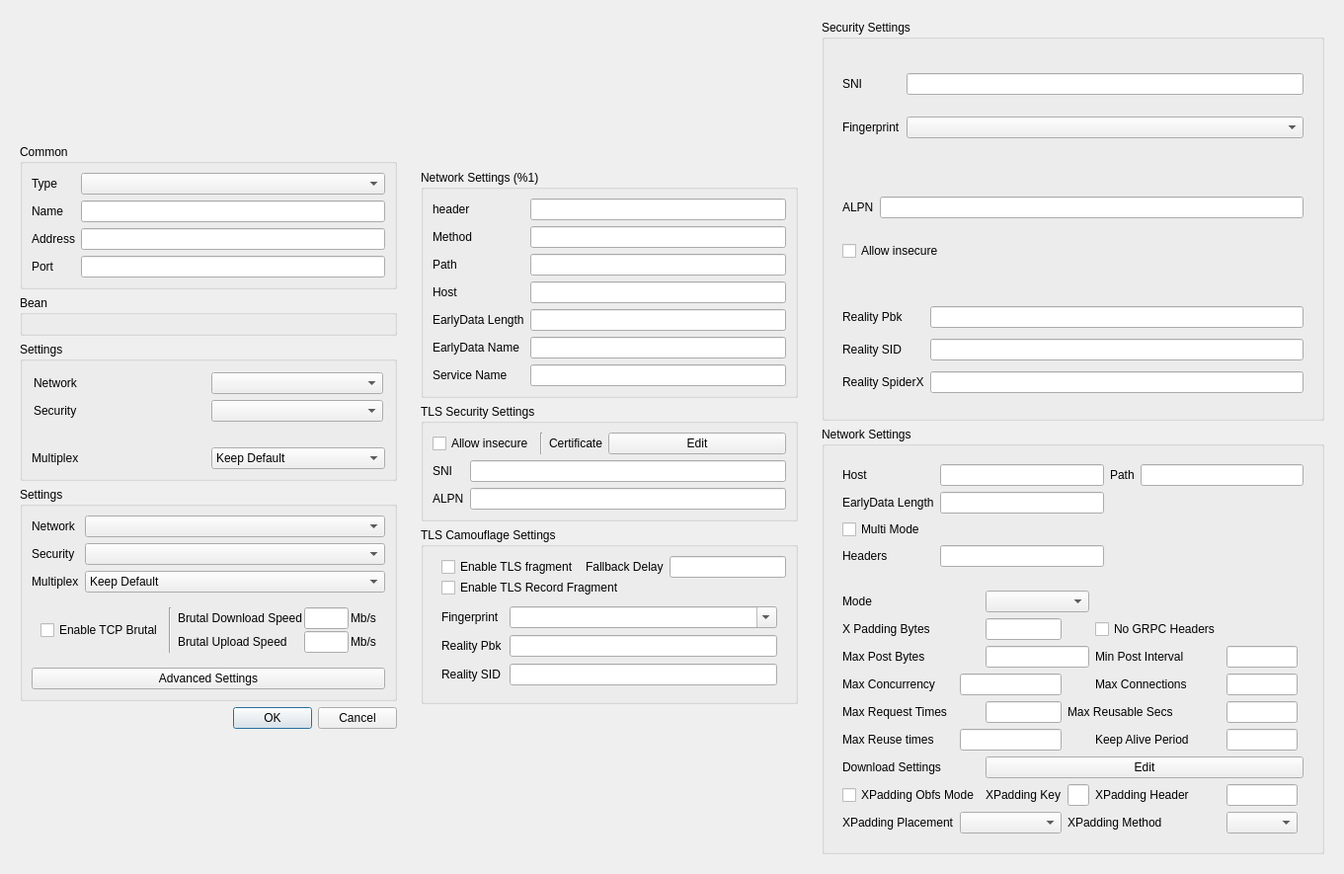
<?xml version="1.0" encoding="UTF-8"?>
<ui version="4.0">
 <class>DialogEditProfile</class>
 <widget class="QDialog" name="DialogEditProfile">
  <property name="geometry">
   <rect>
    <x>0</x>
    <y>0</y>
    <width>1307</width>
    <height>885</height>
   </rect>
  </property>
  <property name="sizePolicy">
   <sizepolicy hsizetype="Preferred" vsizetype="Preferred">
    <horstretch>0</horstretch>
    <verstretch>0</verstretch>
   </sizepolicy>
  </property>
  <property name="minimumSize">
   <size>
    <width>0</width>
    <height>0</height>
   </size>
  </property>
  <property name="windowTitle">
   <string>Edit</string>
  </property>
  <layout class="QHBoxLayout" name="dialog_layout">
   <item>
    <widget class="QWidget" name="left_w" native="true">
     <property name="sizePolicy">
      <sizepolicy hsizetype="Minimum" vsizetype="Maximum">
       <horstretch>0</horstretch>
       <verstretch>0</verstretch>
      </sizepolicy>
     </property>
     <property name="minimumSize">
      <size>
       <width>400</width>
       <height>0</height>
      </size>
     </property>
     <layout class="QVBoxLayout" name="left">
      <property name="sizeConstraint">
       <enum>QLayout::SizeConstraint::SetDefaultConstraint</enum>
      </property>
      <item>
       <widget class="QGroupBox" name="groupBox">
        <property name="sizePolicy">
         <sizepolicy hsizetype="Preferred" vsizetype="Maximum">
          <horstretch>0</horstretch>
          <verstretch>0</verstretch>
         </sizepolicy>
        </property>
        <property name="title">
         <string>Common</string>
        </property>
        <layout class="QVBoxLayout" name="verticalLayout_3">
         <item>
          <layout class="QGridLayout" name="gridLayout_2">
           <item row="2" column="1">
            <widget class="MyLineEdit" name="address"/>
           </item>
           <item row="1" column="1">
            <widget class="MyLineEdit" name="name"/>
           </item>
           <item row="3" column="1">
            <widget class="QLineEdit" name="port"/>
           </item>
           <item row="0" column="0">
            <widget class="QLabel" name="type_l">
             <property name="text">
              <string>Type</string>
             </property>
            </widget>
           </item>
           <item row="3" column="0">
            <widget class="QLabel" name="port_l">
             <property name="text">
              <string>Port</string>
             </property>
            </widget>
           </item>
           <item row="2" column="0">
            <widget class="QLabel" name="address_l">
             <property name="text">
              <string>Address</string>
             </property>
            </widget>
           </item>
           <item row="1" column="0">
            <widget class="QLabel" name="label">
             <property name="text">
              <string>Name</string>
             </property>
            </widget>
           </item>
           <item row="0" column="1">
            <widget class="QComboBox" name="type"/>
           </item>
          </layout>
         </item>
        </layout>
       </widget>
      </item>
      <item>
       <widget class="QGroupBox" name="bean">
        <property name="sizePolicy">
         <sizepolicy hsizetype="Preferred" vsizetype="Maximum">
          <horstretch>0</horstretch>
          <verstretch>0</verstretch>
         </sizepolicy>
        </property>
        <property name="title">
         <string notr="true">Bean</string>
        </property>
        <layout class="QVBoxLayout" name="verticalLayout_4">
         <item>
          <widget class="QWidget" name="fake" native="true"/>
         </item>
        </layout>
       </widget>
      </item>
      <item>
       <widget class="QGroupBox" name="xray_settings_box">
        <property name="title">
         <string>Settings</string>
        </property>
        <layout class="QVBoxLayout" name="verticalLayout_9">
         <property name="leftMargin">
          <number>0</number>
         </property>
         <property name="topMargin">
          <number>0</number>
         </property>
         <property name="rightMargin">
          <number>0</number>
         </property>
         <property name="bottomMargin">
          <number>0</number>
         </property>
         <item>
          <widget class="QWidget" name="widget_4" native="true">
           <layout class="QGridLayout" name="gridLayout_4">
            <property name="leftMargin">
             <number>11</number>
            </property>
            <property name="topMargin">
             <number>11</number>
            </property>
            <property name="rightMargin">
             <number>11</number>
            </property>
            <property name="bottomMargin">
             <number>11</number>
            </property>
            <item row="0" column="0">
             <widget class="QLabel" name="label_9">
              <property name="text">
               <string>Network</string>
              </property>
             </widget>
            </item>
            <item row="0" column="1">
             <widget class="QComboBox" name="xray_network"/>
            </item>
            <item row="1" column="0">
             <widget class="QLabel" name="label_10">
              <property name="text">
               <string>Security</string>
              </property>
             </widget>
            </item>
            <item row="1" column="1">
             <widget class="QComboBox" name="xray_security"/>
            </item>
           </layout>
          </widget>
         </item>
         <item>
          <widget class="QWidget" name="xray_mux_box" native="true">
           <layout class="QGridLayout" name="gridLayout_8">
            <item row="0" column="0">
             <widget class="QLabel" name="label_17">
              <property name="text">
               <string>Multiplex</string>
              </property>
             </widget>
            </item>
            <item row="0" column="1">
             <widget class="QComboBox" name="xray_mux">
              <item>
               <property name="text">
                <string>Keep Default</string>
               </property>
              </item>
              <item>
               <property name="text">
                <string>Enabled</string>
               </property>
              </item>
              <item>
               <property name="text">
                <string>Disabled</string>
               </property>
              </item>
             </widget>
            </item>
           </layout>
          </widget>
         </item>
        </layout>
       </widget>
      </item>
      <item>
       <widget class="QGroupBox" name="stream_box">
        <property name="sizePolicy">
         <sizepolicy hsizetype="Preferred" vsizetype="Maximum">
          <horstretch>0</horstretch>
          <verstretch>0</verstretch>
         </sizepolicy>
        </property>
        <property name="minimumSize">
         <size>
          <width>0</width>
          <height>0</height>
         </size>
        </property>
        <property name="title">
         <string>Settings</string>
        </property>
        <layout class="QVBoxLayout" name="verticalLayout">
         <item>
          <layout class="QGridLayout" name="_2">
           <item row="2" column="0">
            <widget class="QLabel" name="multiplex_l">
             <property name="toolTip">
              <string>Server support is required</string>
             </property>
             <property name="text">
              <string>Multiplex</string>
             </property>
            </widget>
           </item>
           <item row="1" column="0">
            <widget class="QLabel" name="security_l">
             <property name="toolTip">
              <string>Transport Layer Security. It must be consistent with the server, otherwise, the connection cannot be established.</string>
             </property>
             <property name="text">
              <string>Security</string>
             </property>
            </widget>
           </item>
           <item row="1" column="1">
            <widget class="QComboBox" name="security">
             <item>
              <property name="text">
               <string notr="true"/>
              </property>
             </item>
             <item>
              <property name="text">
               <string notr="true">tls</string>
              </property>
             </item>
            </widget>
           </item>
           <item row="0" column="0">
            <widget class="QLabel" name="network_l">
             <property name="toolTip">
              <string>The underlying transport method. It must be consistent with the server, otherwise, the connection cannot be established.</string>
             </property>
             <property name="text">
              <string>Network</string>
             </property>
            </widget>
           </item>
           <item row="2" column="1">
            <widget class="QComboBox" name="multiplex">
             <item>
              <property name="text">
               <string>Keep Default</string>
              </property>
             </item>
             <item>
              <property name="text">
               <string>On</string>
              </property>
             </item>
             <item>
              <property name="text">
               <string>Off</string>
              </property>
             </item>
            </widget>
           </item>
           <item row="0" column="1">
            <widget class="QComboBox" name="network">
             <property name="sizePolicy">
              <sizepolicy hsizetype="Expanding" vsizetype="Fixed">
               <horstretch>0</horstretch>
               <verstretch>0</verstretch>
              </sizepolicy>
             </property>
             <item>
              <property name="text">
               <string notr="true"/>
              </property>
             </item>
             <item>
              <property name="text">
               <string notr="true">tcp</string>
              </property>
             </item>
             <item>
              <property name="text">
               <string notr="true">ws</string>
              </property>
             </item>
             <item>
              <property name="text">
               <string notr="true">httpupgrade</string>
              </property>
             </item>
             <item>
              <property name="text">
               <string notr="true">http</string>
              </property>
             </item>
             <item>
              <property name="text">
               <string notr="true">grpc</string>
              </property>
             </item>
             <item>
              <property name="text">
               <string notr="true">quic</string>
              </property>
             </item>
            </widget>
           </item>
          </layout>
         </item>
         <item>
          <widget class="QWidget" name="brutal_box" native="true">
           <layout class="QHBoxLayout" name="horizontalLayout_5">
            <item>
             <widget class="QCheckBox" name="brutal_enable">
              <property name="toolTip">
               <string>&lt;html&gt;&lt;head/&gt;&lt;body&gt;&lt;p&gt;Overrides mux to On&lt;/p&gt;&lt;/body&gt;&lt;/html&gt;</string>
              </property>
              <property name="text">
               <string>Enable TCP Brutal</string>
              </property>
             </widget>
            </item>
            <item>
             <widget class="Line" name="line_2">
              <property name="orientation">
               <enum>Qt::Orientation::Vertical</enum>
              </property>
             </widget>
            </item>
            <item>
             <widget class="QWidget" name="widget" native="true">
              <layout class="QGridLayout" name="gridLayout_3">
               <property name="leftMargin">
                <number>0</number>
               </property>
               <property name="topMargin">
                <number>0</number>
               </property>
               <property name="rightMargin">
                <number>0</number>
               </property>
               <property name="bottomMargin">
                <number>0</number>
               </property>
               <property name="spacing">
                <number>2</number>
               </property>
               <item row="0" column="0">
                <widget class="QLabel" name="brutal_speed_l">
                 <property name="toolTip">
                  <string>&lt;html&gt;&lt;head/&gt;&lt;body&gt;&lt;p&gt;Server to Client TCP Brutal Speed&lt;/p&gt;&lt;/body&gt;&lt;/html&gt;</string>
                 </property>
                 <property name="text">
                  <string>Brutal Download Speed</string>
                 </property>
                </widget>
               </item>
               <item row="0" column="2">
                <widget class="QLabel" name="brutal_speed_u">
                 <property name="text">
                  <string>Mb/s</string>
                 </property>
                </widget>
               </item>
               <item row="0" column="1">
                <widget class="QLineEdit" name="brutal_d_speed"/>
               </item>
               <item row="1" column="0">
                <widget class="QLabel" name="label_4">
                 <property name="text">
                  <string>Brutal Upload Speed</string>
                 </property>
                </widget>
               </item>
               <item row="1" column="1">
                <widget class="QLineEdit" name="brutal_u_speed"/>
               </item>
               <item row="1" column="2">
                <widget class="QLabel" name="label_7">
                 <property name="text">
                  <string>Mb/s</string>
                 </property>
                </widget>
               </item>
              </layout>
             </widget>
            </item>
           </layout>
          </widget>
         </item>
         <item>
          <widget class="QPushButton" name="advanced_button">
           <property name="text">
            <string>Advanced Settings</string>
           </property>
          </widget>
         </item>
        </layout>
       </widget>
      </item>
      <item>
       <layout class="QHBoxLayout" name="horizontalLayout_4">
        <item>
         <widget class="QDialogButtonBox" name="buttonBox">
          <property name="sizePolicy">
           <sizepolicy hsizetype="Expanding" vsizetype="Fixed">
            <horstretch>0</horstretch>
            <verstretch>0</verstretch>
           </sizepolicy>
          </property>
          <property name="orientation">
           <enum>Qt::Orientation::Horizontal</enum>
          </property>
          <property name="standardButtons">
           <set>QDialogButtonBox::StandardButton::Cancel|QDialogButtonBox::StandardButton::Ok</set>
          </property>
         </widget>
        </item>
       </layout>
      </item>
     </layout>
    </widget>
   </item>
   <item>
    <widget class="QWidget" name="right_all_w" native="true">
     <property name="sizePolicy">
      <sizepolicy hsizetype="Preferred" vsizetype="Maximum">
       <horstretch>0</horstretch>
       <verstretch>0</verstretch>
      </sizepolicy>
     </property>
     <property name="minimumSize">
      <size>
       <width>400</width>
       <height>0</height>
      </size>
     </property>
     <property name="toolTip">
      <string/>
     </property>
     <layout class="QVBoxLayout" name="right_layout">
      <property name="sizeConstraint">
       <enum>QLayout::SizeConstraint::SetDefaultConstraint</enum>
      </property>
      <item>
       <widget class="QGroupBox" name="network_box">
        <property name="sizePolicy">
         <sizepolicy hsizetype="Preferred" vsizetype="Maximum">
          <horstretch>0</horstretch>
          <verstretch>0</verstretch>
         </sizepolicy>
        </property>
        <property name="title">
         <string>Network Settings (%1)</string>
        </property>
        <layout class="QGridLayout" name="gridLayout">
         <item row="2" column="1">
          <widget class="MyLineEdit" name="path"/>
         </item>
         <item row="4" column="1">
          <widget class="MyLineEdit" name="ws_early_data_length"/>
         </item>
         <item row="2" column="0">
          <widget class="QLabel" name="path_l">
           <property name="toolTip">
            <string notr="true">&lt;html&gt;&lt;head/&gt;&lt;body&gt;&lt;p&gt;http path (ws/http/httpUpgrade)&lt;/p&gt;&lt;p&gt;serviceName (gRPC)&lt;/p&gt;&lt;/body&gt;&lt;/html&gt;</string>
           </property>
           <property name="text">
            <string notr="true">Path</string>
           </property>
          </widget>
         </item>
         <item row="5" column="0">
          <widget class="QLabel" name="ws_early_data_name_l">
           <property name="text">
            <string notr="true">EarlyData Name</string>
           </property>
          </widget>
         </item>
         <item row="0" column="1">
          <widget class="QLineEdit" name="headers"/>
         </item>
         <item row="1" column="1">
          <widget class="QLineEdit" name="method"/>
         </item>
         <item row="0" column="0">
          <widget class="QLabel" name="headers_l">
           <property name="sizePolicy">
            <sizepolicy hsizetype="Maximum" vsizetype="Preferred">
             <horstretch>0</horstretch>
             <verstretch>0</verstretch>
            </sizepolicy>
           </property>
           <property name="toolTip">
            <string notr="true">&lt;html&gt;&lt;head/&gt;&lt;body&gt;&lt;p&gt;Headers in space seperated key value pair:&lt;/p&gt;&lt;p&gt;key1=val1 key2=&amp;quot;multi word val2&amp;quot; &amp;quot;multi word key3&amp;quot;=val3&lt;/p&gt;&lt;/body&gt;&lt;/html&gt;</string>
           </property>
           <property name="whatsThis">
            <string>&lt;html&gt;&lt;head/&gt;&lt;body&gt;&lt;p&gt;&lt;br/&gt;&lt;/p&gt;&lt;/body&gt;&lt;/html&gt;</string>
           </property>
           <property name="text">
            <string notr="true">header</string>
           </property>
          </widget>
         </item>
         <item row="4" column="0">
          <widget class="QLabel" name="ws_early_data_length_l">
           <property name="text">
            <string notr="true">EarlyData Length</string>
           </property>
          </widget>
         </item>
         <item row="3" column="0">
          <widget class="QLabel" name="host_l">
           <property name="toolTip">
            <string notr="true">&lt;html&gt;&lt;head/&gt;&lt;body&gt;&lt;p&gt;http host (ws/http/httpUpgrade)&lt;/p&gt;&lt;/body&gt;&lt;/html&gt;</string>
           </property>
           <property name="text">
            <string notr="true">Host</string>
           </property>
          </widget>
         </item>
         <item row="3" column="1">
          <widget class="MyLineEdit" name="host"/>
         </item>
         <item row="1" column="0">
          <widget class="QLabel" name="method_l">
           <property name="toolTip">
            <string>&lt;html&gt;&lt;head/&gt;&lt;body&gt;&lt;p&gt;Method of http request, will be converted to uppercase&lt;/p&gt;&lt;/body&gt;&lt;/html&gt;</string>
           </property>
           <property name="text">
            <string>Method</string>
           </property>
          </widget>
         </item>
         <item row="8" column="0">
          <widget class="QLabel" name="service_name_l">
           <property name="text">
            <string>Service Name</string>
           </property>
          </widget>
         </item>
         <item row="8" column="1">
          <widget class="MyLineEdit" name="service_name"/>
         </item>
         <item row="5" column="1">
          <widget class="MyLineEdit" name="ws_early_data_name"/>
         </item>
        </layout>
       </widget>
      </item>
      <item>
       <widget class="QGroupBox" name="security_box">
        <property name="sizePolicy">
         <sizepolicy hsizetype="Preferred" vsizetype="Maximum">
          <horstretch>0</horstretch>
          <verstretch>0</verstretch>
         </sizepolicy>
        </property>
        <property name="title">
         <string>TLS Security Settings</string>
        </property>
        <layout class="QVBoxLayout" name="verticalLayout_2">
         <item>
          <layout class="QHBoxLayout" name="horizontalLayout">
           <item>
            <widget class="QCheckBox" name="insecure">
             <property name="sizePolicy">
              <sizepolicy hsizetype="Maximum" vsizetype="Fixed">
               <horstretch>0</horstretch>
               <verstretch>0</verstretch>
              </sizepolicy>
             </property>
             <property name="toolTip">
              <string>When enabled, V2Ray will not check the validity of the TLS certificate provided by the remote host (the security is equivalent to plaintext)</string>
             </property>
             <property name="text">
              <string>Allow insecure</string>
             </property>
            </widget>
           </item>
           <item>
            <widget class="Line" name="line">
             <property name="orientation">
              <enum>Qt::Orientation::Vertical</enum>
             </property>
            </widget>
           </item>
           <item>
            <widget class="QLabel" name="label_6">
             <property name="sizePolicy">
              <sizepolicy hsizetype="Maximum" vsizetype="Preferred">
               <horstretch>0</horstretch>
               <verstretch>0</verstretch>
              </sizepolicy>
             </property>
             <property name="toolTip">
              <string notr="true"/>
             </property>
             <property name="text">
              <string>Certificate</string>
             </property>
            </widget>
           </item>
           <item>
            <widget class="QPushButton" name="certificate_edit">
             <property name="text">
              <string notr="true">Edit</string>
             </property>
            </widget>
           </item>
          </layout>
         </item>
         <item>
          <layout class="QGridLayout" name="_3">
           <item row="1" column="0">
            <widget class="QLabel" name="label_8">
             <property name="toolTip">
              <string>Application layer protocol negotiation, clear text. Please separate them with commas.</string>
             </property>
             <property name="text">
              <string notr="true">ALPN</string>
             </property>
            </widget>
           </item>
           <item row="0" column="1">
            <widget class="MyLineEdit" name="sni"/>
           </item>
           <item row="1" column="1">
            <widget class="MyLineEdit" name="alpn"/>
           </item>
           <item row="0" column="0">
            <widget class="QLabel" name="label_5">
             <property name="toolTip">
              <string>Server name indication, clear text.</string>
             </property>
             <property name="text">
              <string notr="true">SNI</string>
             </property>
            </widget>
           </item>
          </layout>
         </item>
        </layout>
       </widget>
      </item>
      <item>
       <widget class="QGroupBox" name="tls_camouflage_box">
        <property name="sizePolicy">
         <sizepolicy hsizetype="Preferred" vsizetype="Preferred">
          <horstretch>0</horstretch>
          <verstretch>0</verstretch>
         </sizepolicy>
        </property>
        <property name="title">
         <string>TLS Camouflage Settings</string>
        </property>
        <layout class="QVBoxLayout" name="verticalLayout_6">
         <property name="spacing">
          <number>0</number>
         </property>
         <property name="sizeConstraint">
          <enum>QLayout::SizeConstraint::SetMinimumSize</enum>
         </property>
         <property name="bottomMargin">
          <number>7</number>
         </property>
         <item>
          <widget class="QWidget" name="widget" native="true">
           <property name="sizePolicy">
            <sizepolicy hsizetype="Minimum" vsizetype="Minimum">
             <horstretch>0</horstretch>
             <verstretch>0</verstretch>
            </sizepolicy>
           </property>
           <layout class="QVBoxLayout" name="verticalLayout_7">
            <property name="spacing">
             <number>0</number>
            </property>
            <property name="sizeConstraint">
             <enum>QLayout::SizeConstraint::SetMinimumSize</enum>
            </property>
            <property name="topMargin">
             <number>0</number>
            </property>
            <property name="rightMargin">
             <number>0</number>
            </property>
            <property name="bottomMargin">
             <number>0</number>
            </property>
            <item>
             <widget class="QWidget" name="widget_3" native="true">
              <layout class="QHBoxLayout" name="horizontalLayout_6">
               <property name="leftMargin">
                <number>0</number>
               </property>
               <property name="topMargin">
                <number>0</number>
               </property>
               <property name="rightMargin">
                <number>0</number>
               </property>
               <property name="bottomMargin">
                <number>0</number>
               </property>
               <item>
                <widget class="QCheckBox" name="tls_frag">
                 <property name="toolTip">
                  <string>&lt;html&gt;&lt;head/&gt;&lt;body&gt;&lt;p&gt;May degrade performance, try record fragment first&lt;/p&gt;&lt;/body&gt;&lt;/html&gt;</string>
                 </property>
                 <property name="text">
                  <string>Enable TLS fragment</string>
                 </property>
                </widget>
               </item>
               <item>
                <widget class="QLabel" name="label_3">
                 <property name="toolTip">
                  <string>&lt;html&gt;&lt;head/&gt;&lt;body&gt;&lt;p&gt;time format, like 500ms, 10ms etc&lt;/p&gt;&lt;/body&gt;&lt;/html&gt;</string>
                 </property>
                 <property name="text">
                  <string>Fallback Delay</string>
                 </property>
                </widget>
               </item>
               <item>
                <widget class="QLineEdit" name="tls_frag_fall_delay"/>
               </item>
              </layout>
             </widget>
            </item>
            <item>
             <widget class="QCheckBox" name="tls_rec_frag">
              <property name="text">
               <string>Enable TLS Record Fragment</string>
              </property>
             </widget>
            </item>
           </layout>
          </widget>
         </item>
         <item>
          <widget class="QWidget" name="widget_2" native="true">
           <layout class="QFormLayout" name="formLayout">
            <property name="horizontalSpacing">
             <number>7</number>
            </property>
            <property name="verticalSpacing">
             <number>7</number>
            </property>
            <item row="0" column="0">
             <widget class="QLabel" name="label_2">
              <property name="sizePolicy">
               <sizepolicy hsizetype="Maximum" vsizetype="Preferred">
                <horstretch>0</horstretch>
                <verstretch>0</verstretch>
               </sizepolicy>
              </property>
              <property name="text">
               <string notr="true">Fingerprint</string>
              </property>
             </widget>
            </item>
            <item row="0" column="1">
             <widget class="QComboBox" name="utlsFingerprint">
              <property name="editable">
               <bool>true</bool>
              </property>
             </widget>
            </item>
            <item row="1" column="0">
             <widget class="QLabel" name="reality_pbk_l">
              <property name="toolTip">
               <string>Reality public key. If not empty, turn TLS into REALITY.</string>
              </property>
              <property name="text">
               <string notr="true">Reality Pbk</string>
              </property>
             </widget>
            </item>
            <item row="1" column="1">
             <widget class="MyLineEdit" name="reality_pbk"/>
            </item>
            <item row="2" column="0">
             <widget class="QLabel" name="reality_sid_l">
              <property name="toolTip">
               <string>Reality short id. Accept only one value.</string>
              </property>
              <property name="text">
               <string>Reality SID</string>
              </property>
             </widget>
            </item>
            <item row="2" column="1">
             <widget class="QLineEdit" name="reality_sid"/>
            </item>
           </layout>
          </widget>
         </item>
        </layout>
       </widget>
      </item>
     </layout>
    </widget>
   </item>
   <item>
    <widget class="QWidget" name="xray_widget" native="true">
     <layout class="QVBoxLayout" name="verticalLayout_5">
      <item>
       <widget class="QGroupBox" name="xray_security_box">
        <property name="title">
         <string>Security Settings</string>
        </property>
        <layout class="QVBoxLayout" name="verticalLayout_8">
         <item>
          <widget class="QWidget" name="xray_tls_common" native="true">
           <layout class="QGridLayout" name="gridLayout_5">
            <item row="0" column="0">
             <widget class="QLabel" name="label_11">
              <property name="text">
               <string>SNI</string>
              </property>
             </widget>
            </item>
            <item row="0" column="1">
             <widget class="QLineEdit" name="xray_sni"/>
            </item>
            <item row="1" column="0">
             <widget class="QLabel" name="label_12">
              <property name="text">
               <string>Fingerprint</string>
              </property>
             </widget>
            </item>
            <item row="1" column="1">
             <widget class="QComboBox" name="xray_fp"/>
            </item>
           </layout>
          </widget>
         </item>
         <item>
          <widget class="QWidget" name="xray_tls_only" native="true">
           <layout class="QGridLayout" name="gridLayout_6">
            <item row="0" column="0">
             <widget class="QLabel" name="label_13">
              <property name="text">
               <string>ALPN</string>
              </property>
             </widget>
            </item>
            <item row="0" column="1">
             <widget class="QLineEdit" name="xray_alpn"/>
            </item>
            <item row="1" column="0" colspan="2">
             <widget class="QCheckBox" name="xray_insecure">
              <property name="text">
               <string>Allow insecure</string>
              </property>
             </widget>
            </item>
           </layout>
          </widget>
         </item>
         <item>
          <widget class="QWidget" name="xray_reality_box" native="true">
           <layout class="QGridLayout" name="gridLayout_7">
            <item row="0" column="0">
             <widget class="QLabel" name="label_14">
              <property name="text">
               <string>Reality Pbk</string>
              </property>
             </widget>
            </item>
            <item row="0" column="1">
             <widget class="QLineEdit" name="xray_reality_pbk"/>
            </item>
            <item row="1" column="0">
             <widget class="QLabel" name="label_15">
              <property name="text">
               <string>Reality SID</string>
              </property>
             </widget>
            </item>
            <item row="1" column="1">
             <widget class="QLineEdit" name="xray_reality_sid"/>
            </item>
            <item row="2" column="0">
             <widget class="QLabel" name="label_16">
              <property name="text">
               <string>Reality SpiderX</string>
              </property>
             </widget>
            </item>
            <item row="2" column="1">
             <widget class="QLineEdit" name="xray_reality_spiderx"/>
            </item>
           </layout>
          </widget>
         </item>
        </layout>
       </widget>
      </item>
      <item>
       <widget class="QGroupBox" name="xray_network_box">
        <property name="title">
         <string>Network Settings</string>
        </property>
        <layout class="QVBoxLayout" name="verticalLayout_10">
         <item>
          <widget class="QWidget" name="xray_common_box" native="true">
           <layout class="QGridLayout" name="gridLayout_11">
            <item row="0" column="0">
             <widget class="QLabel" name="xray_host_l">
              <property name="text">
               <string>Host</string>
              </property>
             </widget>
            </item>
            <item row="3" column="0">
             <widget class="QLabel" name="xray_headers_l">
              <property name="text">
               <string>Headers</string>
              </property>
             </widget>
            </item>
            <item row="0" column="1">
             <widget class="QLineEdit" name="xray_host"/>
            </item>
            <item row="0" column="3">
             <widget class="QLineEdit" name="xray_path"/>
            </item>
            <item row="3" column="1">
             <widget class="QLineEdit" name="xray_headers"/>
            </item>
            <item row="0" column="2">
             <widget class="QLabel" name="xray_path_l">
              <property name="text">
               <string>Path</string>
              </property>
             </widget>
            </item>
            <item row="1" column="0">
             <widget class="QLabel" name="xray_ed_label">
              <property name="text">
               <string>EarlyData Length</string>
              </property>
             </widget>
            </item>
            <item row="1" column="1">
             <widget class="QLineEdit" name="xray_ed_length"/>
            </item>
            <item row="2" column="0">
             <widget class="QCheckBox" name="xray_multi_mode">
              <property name="text">
               <string>Multi Mode</string>
              </property>
             </widget>
            </item>
           </layout>
          </widget>
         </item>
         <item>
          <widget class="QWidget" name="xray_xhttp_box" native="true">
           <layout class="QGridLayout" name="gridLayout_10">
            <item row="6" column="5">
             <widget class="QLineEdit" name="xray_max_connections"/>
            </item>
            <item row="6" column="0">
             <widget class="QLabel" name="label_26">
              <property name="text">
               <string>Max Concurrency</string>
              </property>
             </widget>
            </item>
            <item row="7" column="3" colspan="2">
             <widget class="QLabel" name="label_28">
              <property name="text">
               <string>Max Reusable Secs</string>
              </property>
             </widget>
            </item>
            <item row="8" column="5">
             <widget class="QLineEdit" name="xray_keep_alive_period"/>
            </item>
            <item row="0" column="2" colspan="2">
             <widget class="QComboBox" name="xray_mode"/>
            </item>
            <item row="6" column="4">
             <widget class="QLabel" name="label_31">
              <property name="text">
               <string>Max Connections</string>
              </property>
             </widget>
            </item>
            <item row="8" column="1" colspan="2">
             <widget class="QLineEdit" name="xray_max_reuse_times"/>
            </item>
            <item row="9" column="0">
             <widget class="QLabel" name="label_32">
              <property name="text">
               <string>Download Settings</string>
              </property>
             </widget>
            </item>
            <item row="8" column="4">
             <widget class="QLabel" name="label_30">
              <property name="text">
               <string>Keep Alive Period</string>
              </property>
             </widget>
            </item>
            <item row="5" column="0" colspan="2">
             <widget class="QLabel" name="label_24">
              <property name="text">
               <string>Max Post Bytes</string>
              </property>
             </widget>
            </item>
            <item row="1" column="0">
             <widget class="QLabel" name="label_23">
              <property name="text">
               <string>X Padding Bytes</string>
              </property>
             </widget>
            </item>
            <item row="5" column="5">
             <widget class="QLineEdit" name="xray_scMinPostsIntervalMs"/>
            </item>
            <item row="5" column="2" colspan="2">
             <widget class="QLineEdit" name="xray_scMaxEachPostBytes"/>
            </item>
            <item row="6" column="1" colspan="2">
             <widget class="QLineEdit" name="xray_max_concurrency"/>
            </item>
            <item row="1" column="2">
             <widget class="QLineEdit" name="xray_xpaddingbytes"/>
            </item>
            <item row="0" column="0">
             <widget class="QLabel" name="label_21">
              <property name="text">
               <string>Mode</string>
              </property>
             </widget>
            </item>
            <item row="8" column="0">
             <widget class="QLabel" name="label_29">
              <property name="text">
               <string>Max Reuse times</string>
              </property>
             </widget>
            </item>
            <item row="7" column="2">
             <widget class="QLineEdit" name="xray_hMaxRequestTimes"/>
            </item>
            <item row="7" column="5">
             <widget class="QLineEdit" name="xray_hMaxReusableSecs"/>
            </item>
            <item row="1" column="4">
             <widget class="QCheckBox" name="xray_no_grpc">
              <property name="text">
               <string>No GRPC Headers</string>
              </property>
             </widget>
            </item>
            <item row="9" column="2" colspan="5">
             <widget class="QPushButton" name="xray_downloadsettings_edit">
              <property name="text">
               <string>Edit</string>
              </property>
             </widget>
            </item>
            <item row="10" column="0" colspan="2">
             <widget class="QCheckBox" name="xray_xpadding_obfs_mode">
              <property name="text">
               <string>XPadding Obfs Mode</string>
              </property>
             </widget>
            </item>
            <item row="10" column="2">
             <widget class="QLabel" name="label_xpadding_key">
              <property name="text">
               <string>XPadding Key</string>
              </property>
             </widget>
            </item>
            <item row="10" column="3">
             <widget class="QLineEdit" name="xray_xpadding_key"/>
            </item>
            <item row="10" column="4">
             <widget class="QLabel" name="label_xpadding_header">
              <property name="text">
               <string>XPadding Header</string>
              </property>
             </widget>
            </item>
            <item row="10" column="5">
             <widget class="QLineEdit" name="xray_xpadding_header"/>
            </item>
            <item row="11" column="0">
             <widget class="QLabel" name="label_xpadding_placement">
              <property name="text">
               <string>XPadding Placement</string>
              </property>
             </widget>
            </item>
            <item row="11" column="1" colspan="2">
             <widget class="QComboBox" name="xray_xpadding_placement"/>
            </item>
            <item row="11" column="3" colspan="2">
             <widget class="QLabel" name="label_xpadding_method">
              <property name="text">
               <string>XPadding Method</string>
              </property>
             </widget>
            </item>
            <item row="11" column="5">
             <widget class="QComboBox" name="xray_xpadding_method"/>
            </item>
            <item row="5" column="4">
             <widget class="QLabel" name="label_25">
              <property name="text">
               <string>Min Post Interval</string>
              </property>
             </widget>
            </item>
            <item row="7" column="0" colspan="2">
             <widget class="QLabel" name="label_27">
              <property name="text">
               <string>Max Request Times</string>
              </property>
             </widget>
            </item>
           </layout>
          </widget>
         </item>
        </layout>
       </widget>
      </item>
     </layout>
    </widget>
   </item>
  </layout>
 </widget>
 <customwidgets>
  <customwidget>
   <class>MyLineEdit</class>
   <extends>QLineEdit</extends>
   <header>include/ui/utils/MyLineEdit.h</header>
  </customwidget>
 </customwidgets>
 <tabstops>
  <tabstop>type</tabstop>
  <tabstop>name</tabstop>
  <tabstop>address</tabstop>
  <tabstop>port</tabstop>
  <tabstop>network</tabstop>
  <tabstop>security</tabstop>
  <tabstop>multiplex</tabstop>
  <tabstop>path</tabstop>
  <tabstop>host</tabstop>
  <tabstop>ws_early_data_length</tabstop>
  <tabstop>ws_early_data_name</tabstop>
  <tabstop>insecure</tabstop>
  <tabstop>certificate_edit</tabstop>
  <tabstop>sni</tabstop>
  <tabstop>alpn</tabstop>
  <tabstop>utlsFingerprint</tabstop>
  <tabstop>reality_pbk</tabstop>
  <tabstop>reality_sid</tabstop>
 </tabstops>
 <resources/>
 <connections>
  <connection>
   <sender>buttonBox</sender>
   <signal>accepted()</signal>
   <receiver>DialogEditProfile</receiver>
   <slot>accept()</slot>
   <hints>
    <hint type="sourcelabel">
     <x>151</x>
     <y>500</y>
    </hint>
    <hint type="destinationlabel">
     <x>299</x>
     <y>299</y>
    </hint>
   </hints>
  </connection>
  <connection>
   <sender>buttonBox</sender>
   <signal>rejected()</signal>
   <receiver>DialogEditProfile</receiver>
   <slot>reject()</slot>
   <hints>
    <hint type="sourcelabel">
     <x>151</x>
     <y>500</y>
    </hint>
    <hint type="destinationlabel">
     <x>299</x>
     <y>299</y>
    </hint>
   </hints>
  </connection>
 </connections>
</ui>
